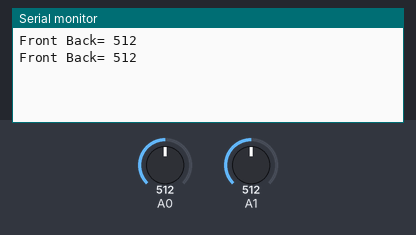
Recording of a sketch running on a simulated Arduino Uno, built with avr-gcc and run on an emulated ATmega328P. Shown: the last lines printed to the serial monitor. The test bench sets the inputs (shaded band); at power-on: A0 = 512, A1 = 512.

Above: at 1.8 s.
1.9 s: A0 set to 716
At 2.8 s:
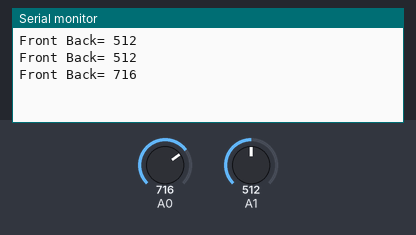
3.4 s: A0 set to 900
At 4.6 s:
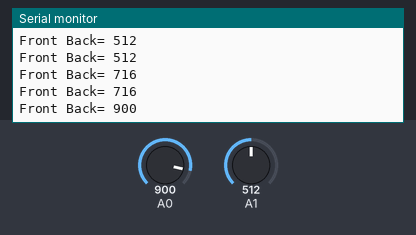
Timing chart, 0 to 6.4 s (numbered marks = the images above; inputs shaded):
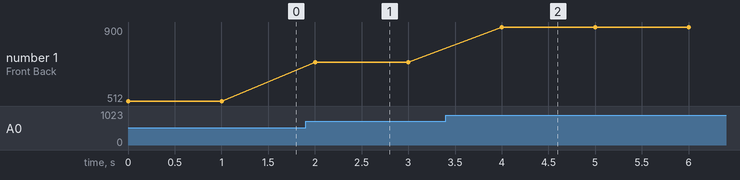

Measured:
- after the input at 1.9 s, the serial monitor: prints a new line after 0.10 s (image 1)
- after the input at 3.4 s, the serial monitor: prints a new line after 0.60 s (image 2)
- plotted number 1: 512 → 716 after the input at 1.9 s, 716 → 900 after the input at 3.4 s

The sketch:

sketch_apr13c.ino
```cpp
//RECEIVER
int x,y;
int leftright=0;
int frontback=0;
void setup() {
  // put your setup code here, to run once:
  Serial.begin(9600);
//  pinMode(3, OUTPUT);
//  pinMode(5, OUTPUT);
  pinMode(A0, INPUT);
  pinMode(A1, INPUT);
}

void loop() {
  frontback = analogRead(A0);
  leftright = analogRead(A1);
//  analogWrite(3, frontback);
//  analogWrite(5, leftright);

  Serial.print("Front Back= ");
  Serial.println(frontback);
  //Serial.print("    Left Right= ");
  //Serial.println(leftright);
  delay(1000);
}
```
